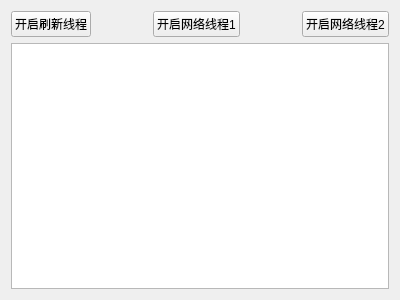
<?xml version="1.0" encoding="UTF-8"?>
<ui version="4.0">
 <class>Widget</class>
 <widget class="QWidget" name="Widget">
  <property name="geometry">
   <rect>
    <x>0</x>
    <y>0</y>
    <width>400</width>
    <height>300</height>
   </rect>
  </property>
  <property name="windowTitle">
   <string>Widget</string>
  </property>
  <layout class="QVBoxLayout" name="verticalLayout">
   <item>
    <layout class="QHBoxLayout" name="horizontalLayout">
     <item>
      <widget class="QPushButton" name="pushButton">
       <property name="text">
        <string>开启刷新线程</string>
       </property>
      </widget>
     </item>
     <item>
      <spacer name="horizontalSpacer">
       <property name="orientation">
        <enum>Qt::Horizontal</enum>
       </property>
       <property name="sizeHint" stdset="0">
        <size>
         <width>40</width>
         <height>20</height>
        </size>
       </property>
      </spacer>
     </item>
     <item>
      <widget class="QPushButton" name="pushButton_2">
       <property name="text">
        <string>开启网络线程1</string>
       </property>
      </widget>
     </item>
     <item>
      <spacer name="horizontalSpacer_2">
       <property name="orientation">
        <enum>Qt::Horizontal</enum>
       </property>
       <property name="sizeHint" stdset="0">
        <size>
         <width>40</width>
         <height>20</height>
        </size>
       </property>
      </spacer>
     </item>
     <item>
      <widget class="QPushButton" name="pushButton_3">
       <property name="text">
        <string>开启网络线程2</string>
       </property>
      </widget>
     </item>
    </layout>
   </item>
   <item>
    <widget class="QPlainTextEdit" name="plainTextEdit"/>
   </item>
  </layout>
 </widget>
 <layoutdefault spacing="6" margin="11"/>
 <resources/>
 <connections/>
</ui>
